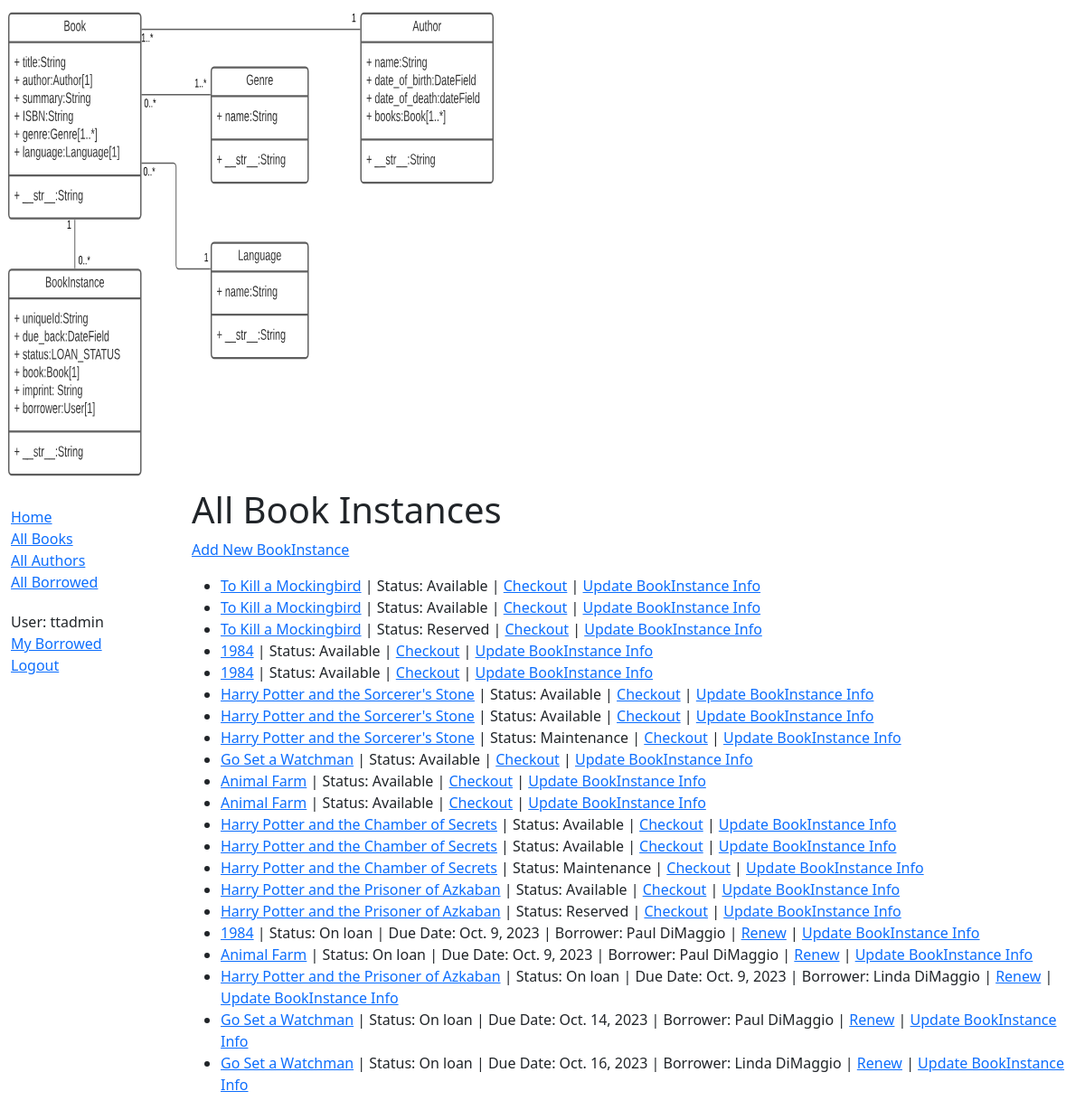
The app's page /catalog/bookinstances/ (signed in) with its own data.
### catalog/models.py (models this page shows, shortened)
class BookInstance(models.Model):
    id = models.UUIDField(primary_key=True, default=uuid.uuid4, help_text='Unique ID for this particular book across whole library')
    book = models.ForeignKey('Book', on_delete=models.RESTRICT, null=True)
    imprint = models.CharField(max_length=200)
    due_back = models.DateField(null=True, blank=True)
    borrower = models.ForeignKey(User, on_delete=models.SET_NULL, null=True, blank=True)
    test = models.DateField(null=True, blank=True)
    LOAN_STATUS = (
        ('m', 'Maintenance'),
        ('o', 'On loan'),
        ('a', 'Available'),
        ('r', 'Reserved'),
    )
    status = models.CharField(
        max_length=1,
        choices=LOAN_STATUS,
        blank=True,
        default='m',
        help_text='Book availability',
    )
    class Meta:
        ordering = ['due_back']
        permissions = (("can_mark_returned", "Set book as returned"),)
    @property
    def is_overdue(self):
        return bool(self.due_back and date.today() > self.due_back)

class Book(models.Model):
    title = models.CharField(max_length=200)
    author = models.ForeignKey('Author', on_delete=models.SET_NULL, null=True)
    summary = models.TextField(max_length=1000, help_text='Enter a brief description of the book')
    isbn = models.CharField('ISBN', max_length=13, unique=True,
                             help_text='13 Character <a href="https://www.isbn-international.org/content/what-isbn">ISBN number</a>')
    genre = models.ManyToManyField(Genre, help_text='Select a genre for this book')
    language = models.ForeignKey('Language', on_delete=models.SET_NULL, null=True)
    class Meta:
        ordering = ['title']
    def display_genre(self):
        """Creates a string for the Genre. This is required to display genre in Admin."""
        return ', '.join([genre.name for genre in self.genre.all()[:3]])
    display_genre.short_description = 'Genre'

### catalog/views.py (the view)
# urls.py: path('bookinstances/', views.BookInstanceListView.as_view(), name='bookinstances'),
class BookInstanceListView(PermissionRequiredMixin, LoginRequiredMixin, generic.ListView):
    model = BookInstance
    context_object_name = 'bookinstance_list'
    permission_required = 'catalog.can_mark_returned'
    template_name = 'catalog/bookinstance_list_all.html'
    paginate_by = 50

### catalog/templates/catalog/bookinstance_list_all.html
{% extends "base_generic.html" %}
{% block content %}
    <h1>All Book Instances</h1>
    {% if user.is_authenticated and perms.catalog.can_mark_returned %}
    <p><a href="{% url 'bookinstance-create' %}">Add New BookInstance</a></p>
    {% endif %}
    {% if bookinstance_list %}
    <ul>
      {% for bookinst in bookinstance_list %}
      <li class="{% if bookinst.is_overdue %}text-danger{% endif %}">
        <a href="{% url 'book-detail' bookinst.book.pk %}">{{bookinst.book.title}}</a> |
        Status: {{ bookinst.get_status_display }} |
        {% if user.is_staff and perms.catalog.can_mark_returned %}
            {% if bookinst.status == 'o' %}
            Due Date: {{ bookinst.due_back }} |
            Borrower: {{ bookinst.borrower.first_name }} {{ bookinst.borrower.last_name }} |
            <a href="{% url 'renew-book-librarian' bookinst.id %}">Renew</a> |
            {% endif %}
            {% if bookinst.status != 'o' %}
            <a href="{% url 'renew-book-librarian' bookinst.id %}">Checkout</a> |
            {% endif %}
        <a href="{% url 'bookinstance-update' bookinst.id %}">Update BookInstance Info</a>
        {% endif %}
      </li>
      {% endfor %}
    </ul>
    {% else %}
      <p>There are no books borrowed.</p>
    {% endif %}
{% endblock %}

### catalog/templates/base_generic.html (shortened to what this page needs)
<!DOCTYPE html>
<html lang="en">
  <head>
    <link
      href="https://cdn.jsdelivr.net/npm/bootstrap@5.1.3/dist/css/bootstrap.min.css"
      rel="stylesheet"
 />
    {% load static %}
    <link rel="stylesheet" href="{% static 'css/styles.css' %}" />
    <img
        src="{% static 'catalog/images/local_library_model_uml.svg' %}"
        alt="UML diagram"
        style="width:555px;height:540px;" />
    <link rel="stylesheet" href="https://cdnjs.cloudflare.com/ajax/libs/toastr.js/latest/toastr.min.css">
  </head>
  <body>
    <div class="container-fluid">
      <div class="row">
        <div class="col-sm-2">
          {% block sidebar %}
            <ul class="sidebar-nav">
              <li><a href="{% url 'index' %}">Home</a></li>
              <li><a href="{% url 'books' %}">All Books</a></li>
              <li><a href="{% url 'authors' %}">All Authors</a></li>
            {% if user.is_authenticated and perms.catalog.can_mark_returned %}
              <li><a href="{% url 'all-borrowed' %}">All Borrowed</a>
            {% endif %}
            </ul>
            <ul class="sidebar-nav">
            {% if user.is_authenticated %}
              <li>User: {{ user.get_username }}</li>
              <li><a href="{% url 'my-borrowed' %}">My Borrowed</a></li>
              <li><a href="{% url 'logout' %}?next={{ request.path }}">Logout</a></li>
            {% else %}
              <li><a href="{% url 'login' %}?next={{ request.path }}">Login</a></li>
            {% endif %}
            </ul>
          {% endblock %}
        </div>
        <div class="col-sm-10 ">
        {% block content %}{% endblock %}
        </div>
      </div>
    </div>
  </body>
</html>

### catalog/static/css/styles.css (style rules this page uses)
.sidebar-nav { margin-top: 20px; padding: 0; list-style: none; }

### records on screen
BookInstance: book "To Kill a Mockingbird", status "Available", shows "Checkout"
BookInstance: book "To Kill a Mockingbird", status "Available", shows "Checkout"
BookInstance: book "To Kill a Mockingbird", status "Reserved", shows "Checkout"
BookInstance: book "1984", status "Available", shows "Checkout"
BookInstance: book "1984", status "Available", shows "Checkout"
BookInstance: book "Harry Potter and the Sorcerer's Stone", status "Available", shows "Checkout"
BookInstance: book "Harry Potter and the Sorcerer's Stone", status "Available", shows "Checkout"
BookInstance: book "Harry Potter and the Sorcerer's Stone", status "Maintenance", shows "Checkout"
BookInstance: book "Go Set a Watchman", status "Available", shows "Checkout"
BookInstance: book "Animal Farm", status "Available", shows "Checkout"
BookInstance: book "Animal Farm", status "Available", shows "Checkout"
BookInstance: book "Harry Potter and the Chamber of Secrets", status "Available", shows "Checkout"
BookInstance: book "Harry Potter and the Chamber of Secrets", status "Available", shows "Checkout"
BookInstance: book "Harry Potter and the Chamber of Secrets", status "Maintenance", shows "Checkout"
BookInstance: book "Harry Potter and the Prisoner of Azkaban", status "Available", shows "Checkout"
BookInstance: book "Harry Potter and the Prisoner of Azkaban", status "Reserved", shows "Checkout"
BookInstance: book "1984", status "On loan", due_back "Oct. 9, 2023", borrower.first_name "Paul", borrower.last_name "DiMaggio"
BookInstance: book "Animal Farm", status "On loan", due_back "Oct. 9, 2023", borrower.first_name "Paul", borrower.last_name "DiMaggio"
BookInstance: book "Harry Potter and the Prisoner of Azkaban", status "On loan", due_back "Oct. 9, 2023", borrower.first_name "Linda", borrower.last_name "DiMaggio"
BookInstance: book "Go Set a Watchman", status "On loan", due_back "Oct. 14, 2023", borrower.first_name "Paul", borrower.last_name "DiMaggio"
BookInstance: book "Go Set a Watchman", status "On loan", due_back "Oct. 16, 2023", borrower.first_name "Linda", borrower.last_name "DiMaggio"

### other values on screen
{{ user.get_username }} "ttadmin"
